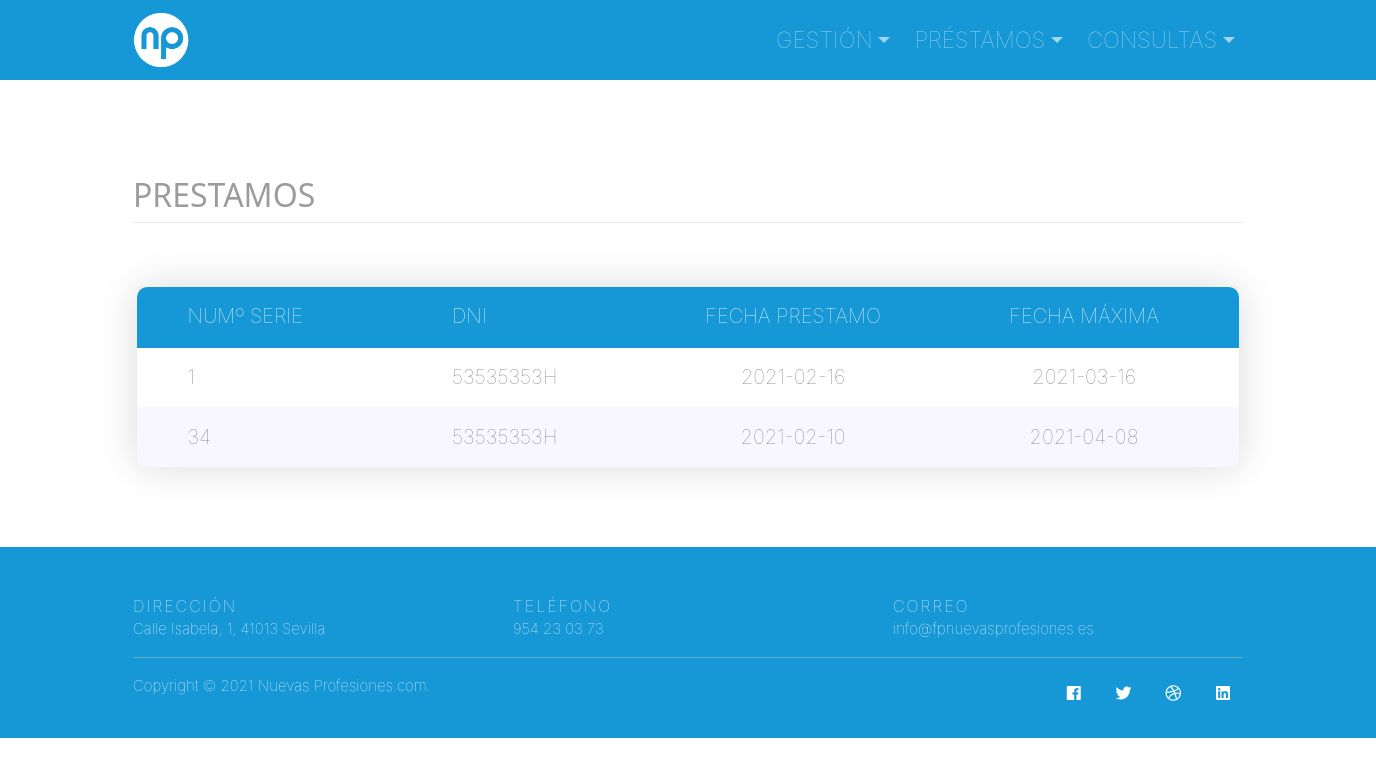
The app's page /pages/consultas/prestamos.php, older data.
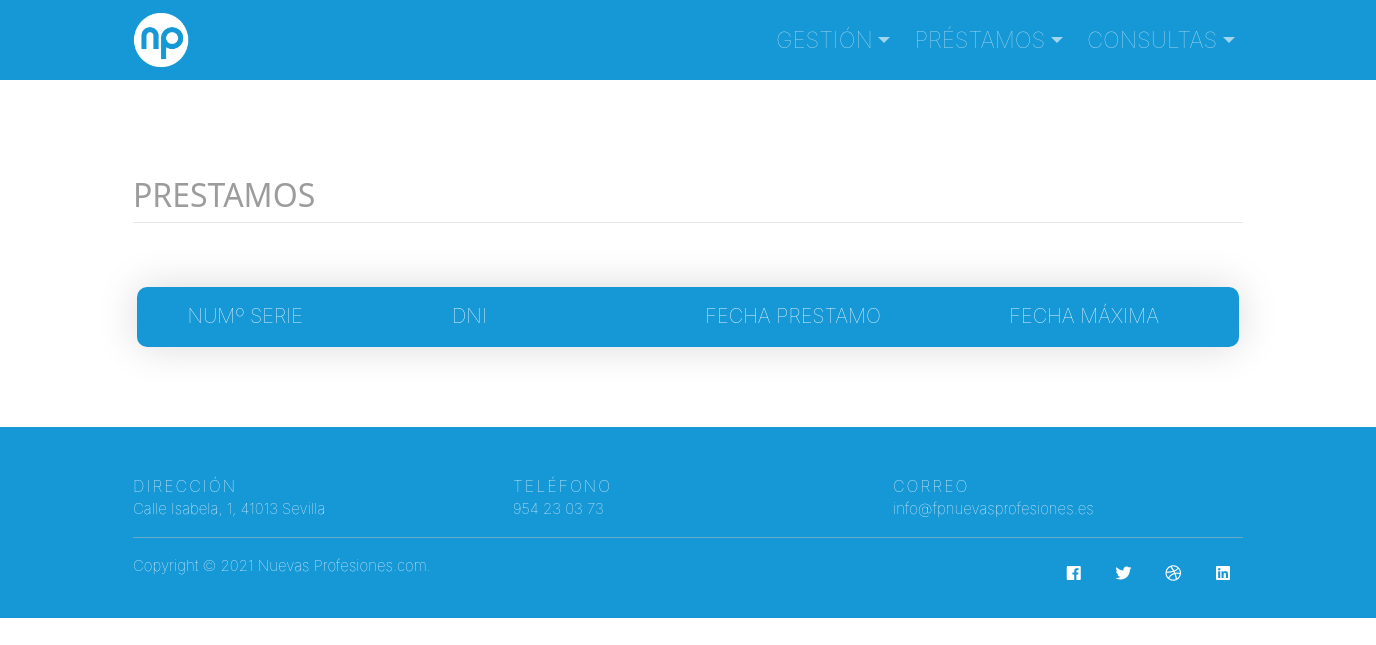
The same page, newer data.
### tables this page shows
CREATE TABLE `prestamos` (
  `dni` varchar(9) NOT NULL,
  `num_serie` varchar(12) NOT NULL,
  `fecha_prestamo` date NOT NULL,
  `fecha_devolucion` date DEFAULT NULL,
  `fecha_maxima` date NOT NULL
);

### pages/consultas/prestamos.php (the view, shortened to what the changed rows need)
<!doctype html>
<html lang="en">
    <head>
        <link rel="stylesheet" href="https://stackpath.bootstrapcdn.com/bootstrap/4.3.1/css/bootstrap.min.css">
        <link rel="stylesheet" href="https://use.fontawesome.com/releases/v5.0.8/css/all.css">
        <link rel="stylesheet" href="../../css/gestion/css.css">
        <link rel="stylesheet" href="../../css/gestion/estilo.css">
        <link rel="stylesheet" href="../../css/gestion/st.css">
    </head>
    <body>
        <div class="container titulhr">
            <h2 class="titulo">PRESTAMOS</h2>
        </div>
        <div class="limiter">
            <div class="container-table100">
                <div class="wrap-table100">
                    <div class="table100 ver1 m-b-110">
                        <div class="table100-head">
                            <table>
                                <thead>
                                    <tr class="row100 head">
                                        <th class="cell100 column1">NUMº SERIE</th>
                                        <th class="cell100 column2">DNI</th>
                                        <th class="cell100 column3">FECHA PRESTAMO</th>
                                        <th class="cell100 column4">FECHA MÁXIMA</th>
                                    </tr>
                                </thead>
                            </table>
                        </div>
                        <div class="table100-body js-pscroll">
                            <table>
                                <tbody>
                                    <?php
                                    $conexionBD = mysqli_connect("localhost", "root", "", "bd_prestamos");
                                    $consulta = mysqli_query($conexionBD, "SELECT * FROM prestamos");
                                    while ($columna = mysqli_fetch_array($consulta, MYSQLI_ASSOC)) {
                                        echo "<tr>";
                                        echo "<td class='cell100 column1'>" . $columna["num_serie"] . "</td>";
                                        echo "<td class='cell100 column2'>" . $columna["dni"] . "</td>";
                                        echo "<td class='cell100 column3'>" . $columna["fecha_prestamo"] . "</td>";
                                        echo "<td class='cell100 column4'>" . $columna["fecha_maxima"] . "</td>";
                                        echo "</tr>";
                                    }
                                    ?>
                                </tbody>
                            </table>
                        </div>
                    </div>
                </div>
            </div>
        </div>
    </body>
</html>

Row changes from the older to the newer data that the page shows:
removed prestamos: num_serie "1", dni "53535353H", fecha_prestamo "2021-02-16", fecha_maxima "2021-03-16"
removed prestamos: num_serie "34", dni "53535353H", fecha_prestamo "2021-02-10", fecha_maxima "2021-04-08"
